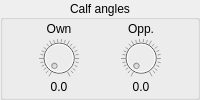
           <widget class="QGroupBox" name="groupBox_12">
            <property name="title">
             <string>Calf angles</string>
            </property>
            <property name="alignment">
             <set>Qt::AlignCenter</set>
            </property>
            <layout class="QGridLayout" name="gridLayout_12">
             <property name="leftMargin">
              <number>0</number>
             </property>
             <property name="topMargin">
              <number>0</number>
             </property>
             <property name="rightMargin">
              <number>0</number>
             </property>
             <property name="bottomMargin">
              <number>2</number>
             </property>
             <property name="verticalSpacing">
              <number>0</number>
             </property>
             <item row="0" column="0">
              <widget class="QLabel" name="ll9">
               <property name="sizePolicy">
                <sizepolicy hsizetype="Minimum" vsizetype="Minimum">
                 <horstretch>0</horstretch>
                 <verstretch>0</verstretch>
                </sizepolicy>
               </property>
               <property name="minimumSize">
                <size>
                 <width>40</width>
                 <height>0</height>
                </size>
               </property>
               <property name="maximumSize">
                <size>
                 <width>40</width>
                 <height>16777215</height>
                </size>
               </property>
               <property name="text">
                <string>Own</string>
               </property>
               <property name="alignment">
                <set>Qt::AlignCenter</set>
               </property>
              </widget>
             </item>
             <item row="0" column="1">
              <widget class="QLabel" name="ll10">
               <property name="sizePolicy">
                <sizepolicy hsizetype="Minimum" vsizetype="Minimum">
                 <horstretch>0</horstretch>
                 <verstretch>0</verstretch>
                </sizepolicy>
               </property>
               <property name="minimumSize">
                <size>
                 <width>40</width>
                 <height>0</height>
                </size>
               </property>
               <property name="maximumSize">
                <size>
                 <width>40</width>
                 <height>16777215</height>
                </size>
               </property>
               <property name="text">
                <string>Opp.</string>
               </property>
               <property name="alignment">
                <set>Qt::AlignCenter</set>
               </property>
              </widget>
             </item>
             <item row="1" column="0">
              <widget class="QDial" name="lk9">
               <property name="enabled">
                <bool>false</bool>
               </property>
               <property name="sizePolicy">
                <sizepolicy hsizetype="Fixed" vsizetype="Minimum">
                 <horstretch>50</horstretch>
                 <verstretch>50</verstretch>
                </sizepolicy>
               </property>
               <property name="minimumSize">
                <size>
                 <width>40</width>
                 <height>40</height>
                </size>
               </property>
               <property name="maximumSize">
                <size>
                 <width>40</width>
                 <height>40</height>
                </size>
               </property>
               <property name="sizeIncrement">
                <size>
                 <width>0</width>
                 <height>0</height>
                </size>
               </property>
               <property name="toolTip">
                <string>&lt;html&gt;&lt;head/&gt;&lt;body&gt;&lt;p&gt;Minimum own leg angle threshold (degrees)&lt;/p&gt;&lt;/body&gt;&lt;/html&gt;</string>
               </property>
               <property name="minimum">
                <number>0</number>
               </property>
               <property name="maximum">
                <number>100</number>
               </property>
               <property name="pageStep">
                <number>5</number>
               </property>
               <property name="value">
                <number>0</number>
               </property>
               <property name="sliderPosition">
                <number>0</number>
               </property>
               <property name="tracking">
                <bool>false</bool>
               </property>
               <property name="invertedAppearance">
                <bool>false</bool>
               </property>
               <property name="wrapping">
                <bool>false</bool>
               </property>
               <property name="notchesVisible">
                <bool>true</bool>
               </property>
              </widget>
             </item>
             <item row="1" column="1">
              <widget class="QDial" name="lk10">
               <property name="enabled">
                <bool>false</bool>
               </property>
               <property name="sizePolicy">
                <sizepolicy hsizetype="Fixed" vsizetype="Minimum">
                 <horstretch>50</horstretch>
                 <verstretch>50</verstretch>
                </sizepolicy>
               </property>
               <property name="minimumSize">
                <size>
                 <width>40</width>
                 <height>40</height>
                </size>
               </property>
               <property name="maximumSize">
                <size>
                 <width>40</width>
                 <height>40</height>
                </size>
               </property>
               <property name="sizeIncrement">
                <size>
                 <width>0</width>
                 <height>0</height>
                </size>
               </property>
               <property name="toolTip">
                <string>&lt;html&gt;&lt;head/&gt;&lt;body&gt;&lt;p&gt;Maximum opposite leg angle threshold (degrees)&lt;/p&gt;&lt;/body&gt;&lt;/html&gt;</string>
               </property>
               <property name="minimum">
                <number>0</number>
               </property>
               <property name="maximum">
                <number>100</number>
               </property>
               <property name="pageStep">
                <number>5</number>
               </property>
               <property name="value">
                <number>0</number>
               </property>
               <property name="sliderPosition">
                <number>0</number>
               </property>
               <property name="tracking">
                <bool>false</bool>
               </property>
               <property name="invertedAppearance">
                <bool>false</bool>
               </property>
               <property name="wrapping">
                <bool>false</bool>
               </property>
               <property name="notchesVisible">
                <bool>true</bool>
               </property>
              </widget>
             </item>
             <item row="2" column="0">
              <widget class="QLabel" name="ld9">
               <property name="sizePolicy">
                <sizepolicy hsizetype="Minimum" vsizetype="Minimum">
                 <horstretch>0</horstretch>
                 <verstretch>0</verstretch>
                </sizepolicy>
               </property>
               <property name="minimumSize">
                <size>
                 <width>40</width>
                 <height>0</height>
                </size>
               </property>
               <property name="maximumSize">
                <size>
                 <width>40</width>
                 <height>16777215</height>
                </size>
               </property>
               <property name="text">
                <string>0.0</string>
               </property>
               <property name="alignment">
                <set>Qt::AlignCenter</set>
               </property>
              </widget>
             </item>
             <item row="2" column="1">
              <widget class="QLabel" name="ld10">
               <property name="sizePolicy">
                <sizepolicy hsizetype="Minimum" vsizetype="Minimum">
                 <horstretch>0</horstretch>
                 <verstretch>0</verstretch>
                </sizepolicy>
               </property>
               <property name="minimumSize">
                <size>
                 <width>40</width>
                 <height>0</height>
                </size>
               </property>
               <property name="maximumSize">
                <size>
                 <width>40</width>
                 <height>16777215</height>
                </size>
               </property>
               <property name="text">
                <string>0.0</string>
               </property>
               <property name="alignment">
                <set>Qt::AlignCenter</set>
               </property>
              </widget>
             </item>
            </layout>
           </widget>
